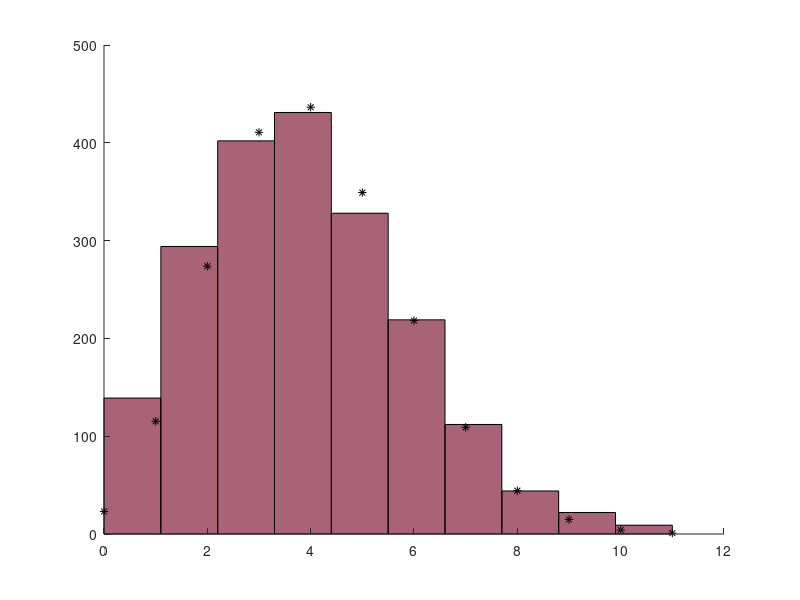

Write the MATLAB code that produced this figure.
clear all
map(1, :)=[rand rand rand];
colormap(map)
n=20;
theta=0.2;
nb = 2000;
R=binornd(n, theta, nb, 1);
hist(R)
x = 0:1:max(R);
p1 = nb*binopdf(x, n, theta);
hold on
plot(x, p1, '*k', theta);
box off
hold off